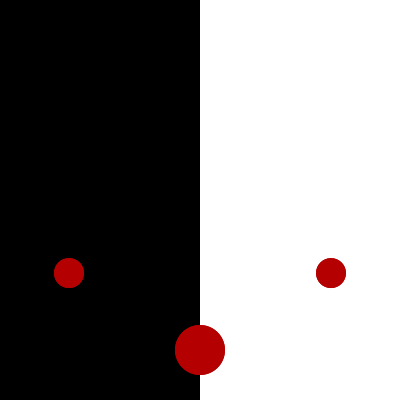
Frame 1 (no input)
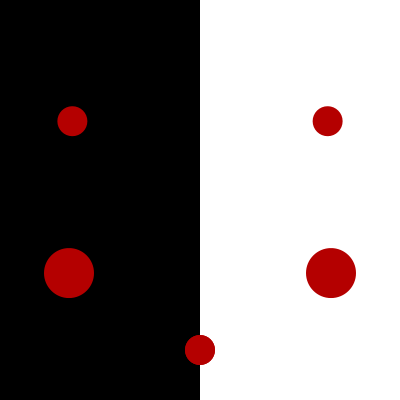
Frame 60 (the mouse pressed at the canvas centre just before this capture)
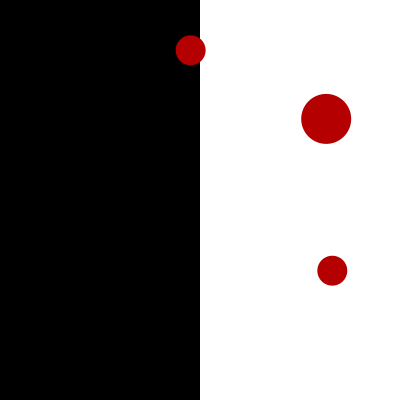
Frame 120 (the mouse held since frame 60 and released just before this capture)

The Processing sketch that drew these frames (run headless with seeded random() and noise(); from frame 60 on, the mouse is pressed at the canvas centre):

// Processing sketch: processing_51132
// ── processing_51132.pde

int w = 400;
int h = 400;
float t;
int r = 150;

int se = 30;
int le = 50;



void setup() {
  size(400,400);
  background(0);

  smooth();
}

void draw() {
  noStroke();
  fill(255);
  rect(w/2, 0, w/2, h);
  fill(0);
  rect(0, 0, w/2, h);

  fill(180, 0, 0);
  ellipse(w/2+r*sin(t-200), h/2+r*cos(t-200), se, se);
  ellipse(w/2+r*sin(t), h/2+r*cos(t), le, le);
  ellipse(w/2+r*sin(t+200), h/2+r*cos(t+200), se, se);

  if (mousePressed == true) {
  }
  else {
    ellipse(w/2+r*sin(-t-200), h/2+r*cos(-t-200), se, se);
    ellipse(w/2+r*sin(-t), h/2+r*cos(-t), le, le);
    ellipse(w/2+r*sin(-t+200), h/2+r*cos(-t+200), se, se);
  }

  t += 0.018;
}
